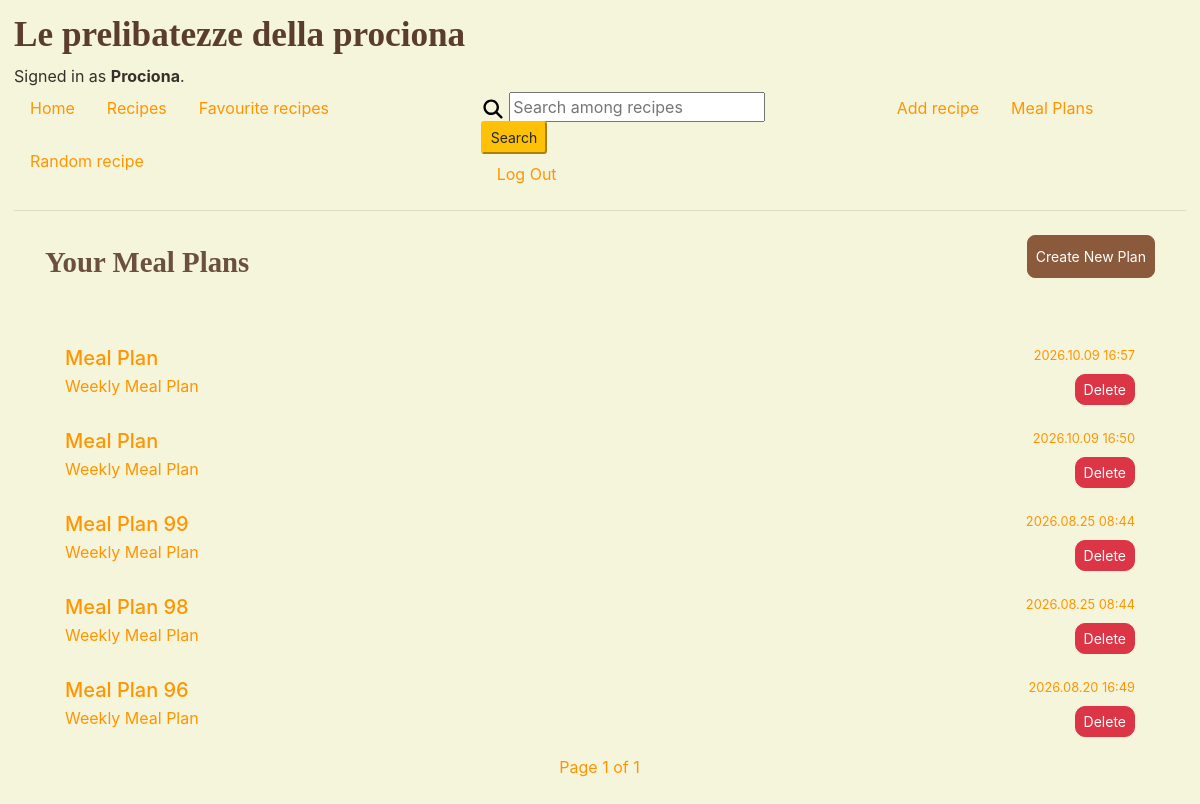
The app's page /mealplan/your_mealplans (signed in), older data.
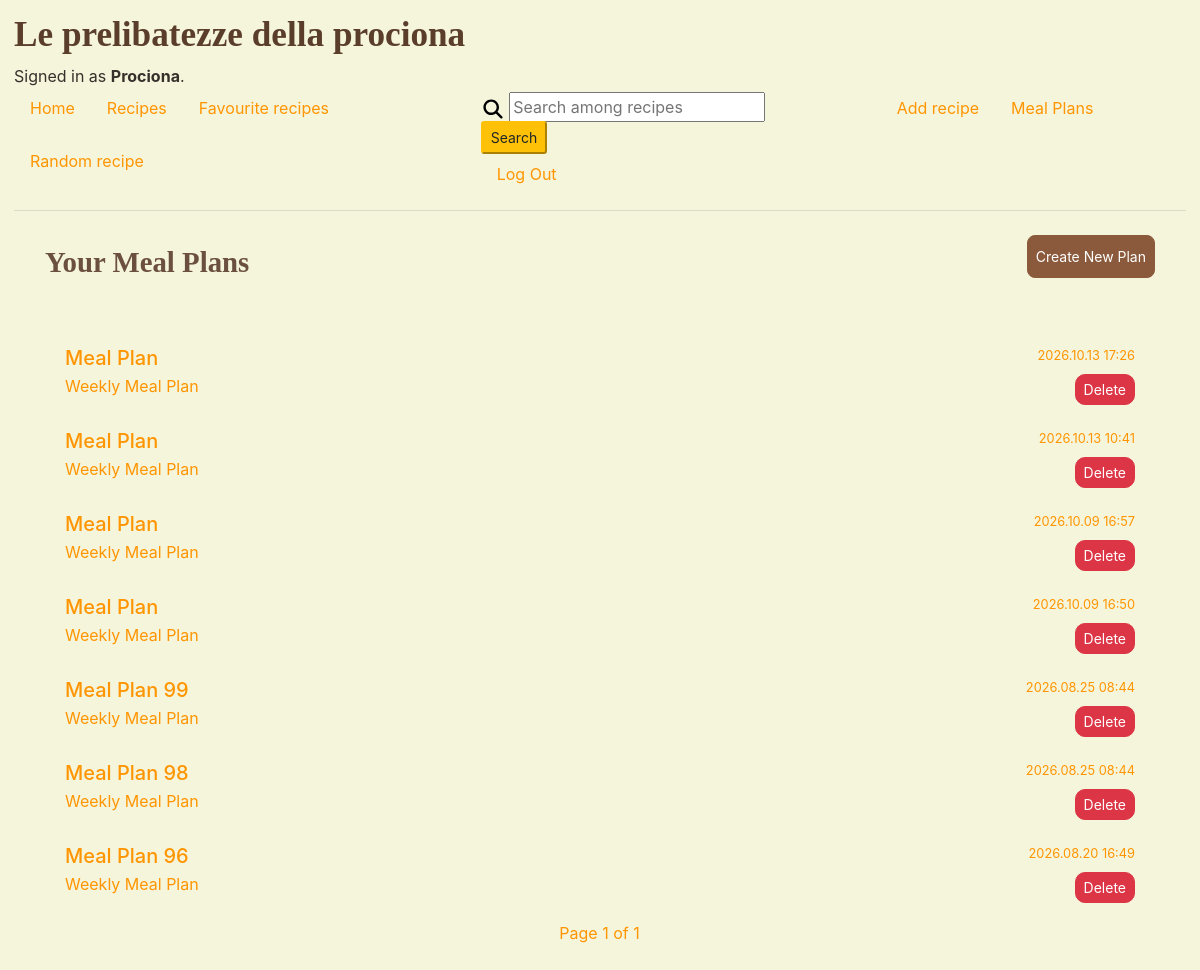
The same page, newer data.
### recipebook/models.py (models this page shows)
class User(AbstractUser):
    pass

### mealplan/models.py (models this page shows, shortened)
class MealPlan(models.Model):
    user = models.ForeignKey(settings.AUTH_USER_MODEL, on_delete=models.CASCADE,
                             null=True, # Allow null for anonymous users
                             blank=True, related_name="meal_plans")
    session_key = models.CharField(max_length=40, null=True, blank=True)
    created_at = models.DateTimeField(auto_now_add=True)
    recipes = models.ManyToManyField(Recipe, blank=True, related_name="meal_plans")
    name = models.CharField(max_length=50, default="Meal Plan")

### mealplan/views.py (the view)
# urls.py: path('your_mealplans', views.user_mealplans, name='user_mealplans'),
@login_required
def user_mealplans(request):
    meal_plans = MealPlan.objects.filter(user=request.user).order_by('-created_at')
    paginator = Paginator(meal_plans, 10)
    page_number = request.GET.get('page')
    meals_in_page = paginator.get_page(page_number)
    return render(request, 'mealplan/user_mealplans.html', {
        'username': request.user,
        'meals_in_page': meals_in_page
        })

### mealplan/templates/mealplan/user_mealplans.html (shortened to what this page needs)
{% extends "recipebook/layout.html" %}
{% load static %}
{% block body %}
<div class="container mt-4">
    <div class="d-flex justify-content-between">
        <div class="title-website">
            <h2>Your Meal Plans</h2>
        </div>
        <div class="top-0 right-0">
            <a href="{% url 'generate_mealplan' %}" class="btn btn-warning btn-sm">Create New Plan</a>
        </div>
    </div>
    <br>
    <div class="list-group">
        {% for meal_plan in meals_in_page %}
        <a href="{% url 'mealplan_result' meal_plan.id %}" class="list-group-item list-group-item-action">
            <div class="d-flex w-100 justify-content-between">
                <h5 class="mb-1">{{ meal_plan.name }}</h5>
                <small>{{ meal_plan.created_at|date:"Y.m.d H:i" }}</small>
            </div>
            <div class="d-flex w-100 justify-content-between">
                <p class="mb-1">
                    {% if meal_plan.meal_plan_recipes.count == 2 %}
                    Daily Meal Plan
                    {% else %}
                    Weekly Meal Plan
                    {% endif %}
                </p>
                <form method="post" action="{% url 'delete_mealplan' meal_plan.id %}" class="d-inline">
                    <button type="submit" class="btn btn-danger btn-sm">Delete</button>
                </form>
            </div>
        </a>
        {% empty %}
        <div class="alert alert-warning">You have no saved meal plans yet.</div>
        {% endfor %}
    </div>
    <nav aria-label="Page navigation">
        <ul class="pagination d-flex justify-content-center">
            <li class="page-item">
                Page {{ meals_in_page.number }} of {{ meals_in_page.paginator.num_pages }}
            </li>
        </ul>
    </nav>
</div>
{% endblock %}

### recipebook/templates/recipebook/layout.html (shortened to what this page needs)
{% load static %}
<!DOCTYPE html>
<html lang="en">
<head>
    <link rel="stylesheet" href="https://stackpath.bootstrapcdn.com/bootstrap/4.4.1/css/bootstrap.min.css">
    <link rel="stylesheet" href="https://stackpath.bootstrapcdn.com/bootstrap/4.5.2/css/bootstrap.min.css">
    <link href="https://cdn.rawgit.com/harvesthq/chosen/gh-pages/chosen.min.css" rel="stylesheet"/>
    <link rel="stylesheet" href="https://code.iconify.design/iconify/iconify.css">
    <link href="{% static 'recipebook/styles.css' %}" rel="stylesheet">
    <link href="{% static 'mealplan/styles.css' %}" rel="stylesheet">
</head>
<body>
<div class="title-website">
    <h1>Le prelibatezze della prociona</h1>
</div>
<div>
    {% if user.is_authenticated %}
        Signed in as <strong>{{ user.username }}</strong>.
    {% else %}
        Not signed in.
    {% endif %}
</div>
<div class="d-flex justify-content-between">
    <ul class="nav">
        <li class="nav-item">
            <a class="nav-link" href="{% url 'home' %}">Home</a>
        </li>
        <li class="nav-item">
            <a class="nav-link" href="{% url 'index' %}">Recipes</a>
        </li>
        {% if user.is_authenticated %}
            <li class="nav-item">
                <a class="nav-link" href="{% url 'favourites' %}">Favourite recipes</a>
            </li>
        {% endif %}
        <li class="nav-item">
            <a class="nav-link" href="{% url 'random_recipe' %}">Random recipe</a>
        </li>
    </ul>
    <ul class="nav">
        <form action="{% url 'search' %}" method="get">
            <input type="text" name="q" autocomplete="off" placeholder="Search among recipes">
            <button type="submit" class="btn-search btn-warning btn-sm">Search</button>
        </form>
        {% if user.is_superuser %}
        <li class="nav-item">
            <a class="nav-link" href="{% url 'add_recipe' %}">Add recipe</a>
        </li>
        {% endif %}
        {% if user.is_authenticated %}
        <li class="nav-item">
            <a class="nav-link" href="{% url 'user_mealplans' %}">Meal Plans</a>
        </li>
        <li class="nav-item">
            <a class="nav-link" href="{% url 'logout' %}">Log Out</a>
        </li>
        {% endif %}
    </ul>
</div>
<hr>
{% block body %}
{% endblock %}
</body>
</html>

### recipebook/static/recipebook/styles.css (style rules this page uses)
.title-website h1 { font-family: 'Georgia', serif; font-size: 2.2em; color: #5a3e2b; font-weight: 600; }
.title-website h2 { font-family: 'Georgia', serif; font-size: 1.8em; color: #6b4f3f; font-weight: 550; margin-top: 10px; margin-bottom: 30px; }
body { background-color: beige; color: rgb(55, 47, 42); padding: 14px; }
a:link { color: rgb(255, 149, 0); background-color: transparent; text-decoration: none; }
.btn { border-radius: 10px; }
.list-group-item { background-color: transparent; border: none; }
form[action*="/search/"] { width: 300px; margin-top: 4px; margin-right: 100px; }
.btn-search { margin-top: -1px; }

### mealplan/static/mealplan/styles.css (style rules this page uses)
:root { --bg: #ffffff; --text: #ffffff; --accent: #000000; --radius: 0.5rem; --shadow: 0 0.2rem 0.5rem rgba(0, 0, 0, 0.1); --anim: cubic-bezier(0, 0, 0.25, 1); }
.page-item { color: rgb(255, 149, 0); display: block; padding: .5rem .75rem; margin-left: -1px; line-height: 1.25; }
.container .btn-warning { background-color: #8b5a3c; border-color: #8b5a3c; color: #fff; padding: 10px 8px; border-radius: 8px; font-weight: 400; }

Row changes from the older to the newer data that the page shows:
added MealPlan: name "Meal Plan", created_at "2026.10.13 17:26", shows "Weekly Meal Plan"
added MealPlan: name "Meal Plan", created_at "2026.10.13 10:41", shows "Weekly Meal Plan"
